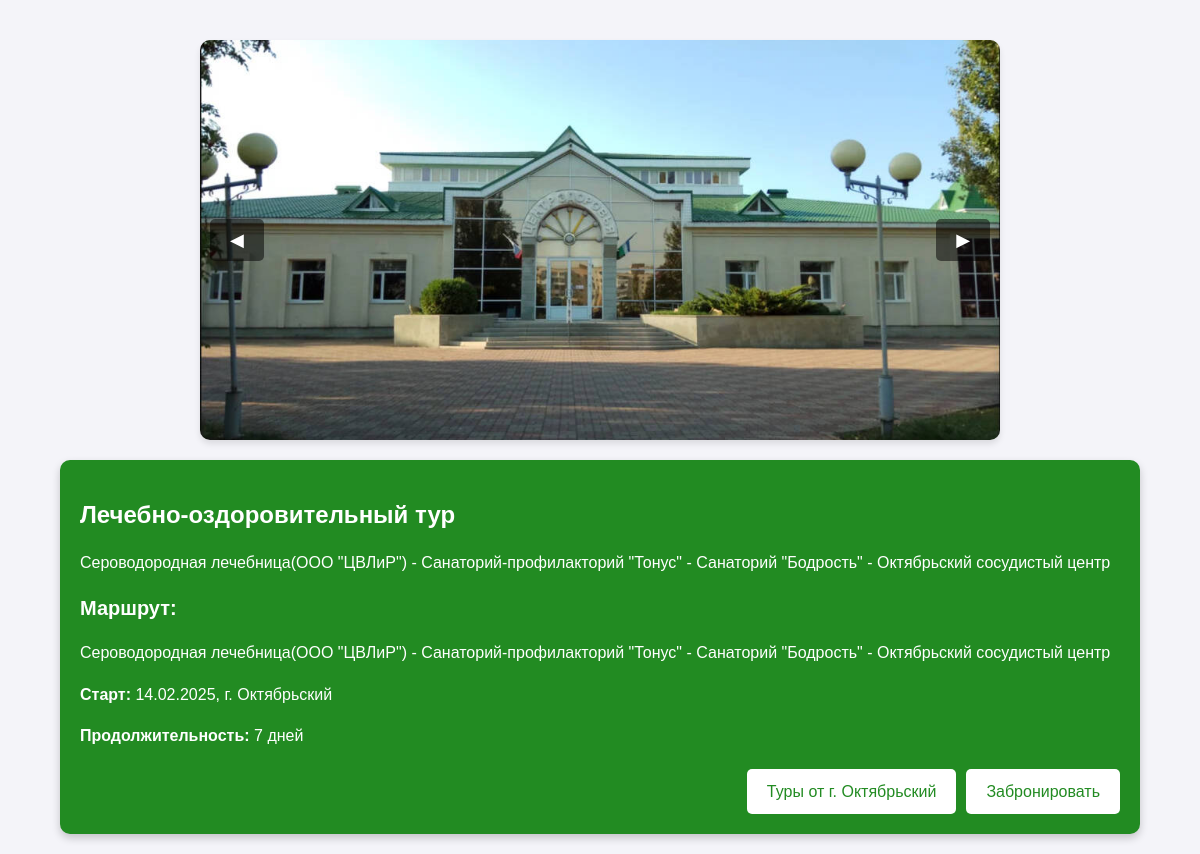
The app's page /tour/39 with its own data.
### tables this page shows
CREATE TABLE tours (id INTEGER PRIMARY KEY AUTOINCREMENT, title varchar (255), start_time varchar (255), duration varchar (255), route varchar (255), tags varchar (255), tour_agency varchar (255), photo varchar (255), agency_id varchar (255));

CREATE TABLE tour_descriptions (id INTEGER PRIMARY KEY AUTOINCREMENT, tour_id INTEGER, description varchar (255), program varchar (255), photo varchar (255));

### main.py (the view)
@app.get("/tour/{tour_id}", response_class=HTMLResponse)
@limiter.limit("120/minute")
async def tour_page(request: Request, tour_id: int):
    args = db.get_tour_by_id(tour_id)
    tour = Tour(*args)
    args = db.get_description_tour(tour_id)
    description = TourDescription(*args)
    return templates.TemplateResponse(request=request, name="tour.html", context={
        "tour": tour, "description": description
    })

### templates/tour.html (shortened to what this page needs)
<!DOCTYPE html>
<html lang="en">
<head>
    <link rel="stylesheet" href="/static/tour.css">
</head>
<body>
    <div class="container">
        <div class="carousel">
            <button class="nav prev">◀</button>
                <div class="carousel-images">
                    {% for img in description.photo2.split(', ') %}
                        <div class="carousel-img-wrapper">
                            <img src="/static/photo/{{ img }}" alt="Фото тура" class="carousel-img">
                        </div>
                    {% endfor %}
                </div>
            <button class="nav next">▶</button>
        </div>
        <div class="tour-info">
            <h1>{{ tour.title }}</h1>
            <p>{{ description.description }}</p>
            <h2>Маршрут:</h2>
            <p>{{ tour.route }}</p>
            <p><strong>Старт:</strong> {{ tour.start_time }}, {{ tour.tour_agency }}</p>
            <p><strong>Продолжительность:</strong> {{ tour.duration }}</p>
            <div class="buttons">
                <a href="/agency/{{ tour.agency_id }}" class="btn">Туры от {{ tour.tour_agency }}</a>
                <a href="/booking/tour/{{ tour.id }}" class="btn book-btn">Забронировать</a>
            </div>
        </div>
    </div>
</body>
</html>

### static/tour.css (style rules this page uses)
body { font-family: Arial, sans-serif; background-color: #f4f4f9; color: #333; margin: 0; padding: 0; }
.container { width: 90%; margin: 0 auto; max-width: 1200px; padding: 20px; }
.carousel { position: relative; text-align: center; margin: 20px 0; }
.carousel-img { width: 100%; max-width: 800px; border-radius: 10px; box-shadow: 0 4px 8px rgba(0, 0, 0, 0.2); }
.nav { position: absolute; top: 50%; transform: translateY(-50%); background-color: rgba(0, 0, 0, 0.5); color: white; border: none; padding: 10px 20px; cursor: pointer; font-size: 18px; border-radius: 5px; }
.nav.prev { left: 10px; }
.nav.next { right: 10px; }
.tour-info { background-color: #228B22; color: white; padding: 20px; border-radius: 10px; line-height: 1.6; box-shadow: 0 4px 8px rgba(0, 0, 0, 0.2); }
.tour-info h1 { font-size: 24px; margin-bottom: 10px; }
.tour-info h2 { font-size: 20px; margin-top: 15px; margin-bottom: 10px; }
.carousel { display: flex; align-items: center; justify-content: center; position: relative; width: 800px; height: 400px; margin: 20px auto; overflow: hidden; background-color: #f4f4f4; border-radius: 10px; box-shadow: 0 4px 6px rgba(0, 0, 0, 0.1); }
.carousel-images { display: flex; transition: transform 0.5s ease-in-out; align-items: center; }
.carousel-img-wrapper { flex-shrink: 0; width: 100%; height: 100%; display: flex; justify-content: center; align-items: center; }
.carousel-img { width: 100%; height: 100%; object-fit: cover; object-position: center; }
.nav { position: absolute; top: 50%; transform: translateY(-50%); background-color: rgba(0, 0, 0, 0.5); color: white; border: none; padding: 10px 20px; cursor: pointer; font-size: 18px; border-radius: 5px; z-index: 10; transition: background-color 0.3s ease; }
.buttons { display: flex; justify-content: flex-end; gap: 10px; margin-top: 20px; }
.btn { color: #228B22; display: inline-block; padding: 10px 20px; font-size: 16px; text-decoration: none; background-color: #FFFFFF; border-radius: 5px; transition: background-color 0.3s ease; text-align: center; }
.book-btn { color: #228B22; background-color: #FFFFFF; }

### records on screen
tours: title "Лечебно-оздоровительный тур", route "Сероводородная лечебница(ООО \"ЦВЛиР\") - Санаторий-профилакторий \"Тонус\" - Санаторий \"Бодрость\" - Октябрьский сосудистый центр", start_time "14.02.2025", tour_agency "г. Октябрьский", duration "7 дней"
tour_descriptions: description "Сероводородная лечебница(ООО \"ЦВЛиР\") - Санаторий-профилакторий \"Тонус\" - Санаторий \"Бодрость\" - Октябрьский сосудистый центр"
